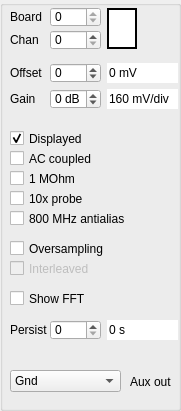
      <widget class="QGroupBox" name="channelgroupBox_4">
       <property name="geometry">
        <rect>
         <x>0</x>
         <y>0</y>
         <width>181</width>
         <height>411</height>
        </rect>
       </property>
       <property name="font">
        <font>
         <family>Arial</family>
        </font>
       </property>
       <property name="title">
        <string/>
       </property>
       <property name="flat">
        <bool>false</bool>
       </property>
       <widget class="QSpinBox" name="chanBox">
        <property name="geometry">
         <rect>
          <x>50</x>
          <y>30</y>
          <width>51</width>
          <height>20</height>
         </rect>
        </property>
        <property name="font">
         <font>
          <family>Arial</family>
         </font>
        </property>
        <property name="maximum">
         <number>255</number>
        </property>
       </widget>
       <widget class="QLabel" name="label">
        <property name="geometry">
         <rect>
          <x>10</x>
          <y>30</y>
          <width>47</width>
          <height>20</height>
         </rect>
        </property>
        <property name="font">
         <font>
          <family>Arial</family>
         </font>
        </property>
        <property name="text">
         <string>Chan</string>
        </property>
       </widget>
       <widget class="QCheckBox" name="acdcCheck">
        <property name="geometry">
         <rect>
          <x>10</x>
          <y>150</y>
          <width>121</width>
          <height>17</height>
         </rect>
        </property>
        <property name="font">
         <font>
          <family>Arial</family>
         </font>
        </property>
        <property name="text">
         <string>AC coupled</string>
        </property>
        <property name="checked">
         <bool>false</bool>
        </property>
       </widget>
       <widget class="QCheckBox" name="ohmCheck">
        <property name="enabled">
         <bool>true</bool>
        </property>
        <property name="geometry">
         <rect>
          <x>10</x>
          <y>170</y>
          <width>121</width>
          <height>17</height>
         </rect>
        </property>
        <property name="font">
         <font>
          <family>Arial</family>
         </font>
        </property>
        <property name="text">
         <string>1 MOhm</string>
        </property>
        <property name="checkable">
         <bool>true</bool>
        </property>
       </widget>
       <widget class="QCheckBox" name="chanonCheck">
        <property name="geometry">
         <rect>
          <x>10</x>
          <y>130</y>
          <width>121</width>
          <height>17</height>
         </rect>
        </property>
        <property name="font">
         <font>
          <family>Arial</family>
         </font>
        </property>
        <property name="text">
         <string>Displayed</string>
        </property>
        <property name="checked">
         <bool>true</bool>
        </property>
       </widget>
       <widget class="QCheckBox" name="oversampCheck">
        <property name="geometry">
         <rect>
          <x>10</x>
          <y>240</y>
          <width>121</width>
          <height>17</height>
         </rect>
        </property>
        <property name="font">
         <font>
          <family>Arial</family>
         </font>
        </property>
        <property name="text">
         <string>Oversampling</string>
        </property>
        <property name="checked">
         <bool>false</bool>
        </property>
       </widget>
       <widget class="QCheckBox" name="fftCheck">
        <property name="geometry">
         <rect>
          <x>10</x>
          <y>290</y>
          <width>111</width>
          <height>17</height>
         </rect>
        </property>
        <property name="font">
         <font>
          <family>Arial</family>
         </font>
        </property>
        <property name="text">
         <string>Show FFT</string>
        </property>
       </widget>
       <widget class="QLabel" name="label_11">
        <property name="geometry">
         <rect>
          <x>10</x>
          <y>63</y>
          <width>47</width>
          <height>19</height>
         </rect>
        </property>
        <property name="font">
         <font>
          <family>Arial</family>
         </font>
        </property>
        <property name="text">
         <string>Offset</string>
        </property>
       </widget>
       <widget class="QSpinBox" name="offsetBox">
        <property name="geometry">
         <rect>
          <x>50</x>
          <y>63</y>
          <width>51</width>
          <height>20</height>
         </rect>
        </property>
        <property name="font">
         <font>
          <family>Arial</family>
         </font>
        </property>
        <property name="accelerated">
         <bool>true</bool>
        </property>
        <property name="minimum">
         <number>-999</number>
        </property>
        <property name="maximum">
         <number>999</number>
        </property>
        <property name="singleStep">
         <number>10</number>
        </property>
       </widget>
       <widget class="QLabel" name="label_14">
        <property name="geometry">
         <rect>
          <x>10</x>
          <y>89</y>
          <width>47</width>
          <height>19</height>
         </rect>
        </property>
        <property name="font">
         <font>
          <family>Arial</family>
         </font>
        </property>
        <property name="text">
         <string>Gain</string>
        </property>
       </widget>
       <widget class="QSpinBox" name="gainBox">
        <property name="geometry">
         <rect>
          <x>50</x>
          <y>89</y>
          <width>51</width>
          <height>20</height>
         </rect>
        </property>
        <property name="font">
         <font>
          <family>Arial</family>
         </font>
        </property>
        <property name="suffix">
         <string> dB</string>
        </property>
        <property name="minimum">
         <number>-6</number>
        </property>
        <property name="maximum">
         <number>26</number>
        </property>
        <property name="singleStep">
         <number>6</number>
        </property>
       </widget>
       <widget class="QCheckBox" name="attCheck">
        <property name="enabled">
         <bool>true</bool>
        </property>
        <property name="geometry">
         <rect>
          <x>10</x>
          <y>210</y>
          <width>121</width>
          <height>17</height>
         </rect>
        </property>
        <property name="font">
         <font>
          <family>Arial</family>
         </font>
        </property>
        <property name="text">
         <string>800 MHz antialias</string>
        </property>
        <property name="checkable">
         <bool>true</bool>
        </property>
       </widget>
       <widget class="QSpinBox" name="boardBox">
        <property name="geometry">
         <rect>
          <x>50</x>
          <y>7</y>
          <width>51</width>
          <height>20</height>
         </rect>
        </property>
        <property name="font">
         <font>
          <family>Arial</family>
         </font>
        </property>
        <property name="maximum">
         <number>0</number>
        </property>
       </widget>
       <widget class="QLabel" name="label_18">
        <property name="geometry">
         <rect>
          <x>10</x>
          <y>7</y>
          <width>47</width>
          <height>20</height>
         </rect>
        </property>
        <property name="font">
         <font>
          <family>Arial</family>
         </font>
        </property>
        <property name="text">
         <string>Board</string>
        </property>
       </widget>
       <widget class="QCheckBox" name="tenxCheck">
        <property name="enabled">
         <bool>true</bool>
        </property>
        <property name="geometry">
         <rect>
          <x>10</x>
          <y>190</y>
          <width>121</width>
          <height>17</height>
         </rect>
        </property>
        <property name="font">
         <font>
          <family>Arial</family>
         </font>
        </property>
        <property name="text">
         <string>10x probe</string>
        </property>
        <property name="checkable">
         <bool>true</bool>
        </property>
        <property name="checked">
         <bool>false</bool>
        </property>
       </widget>
       <widget class="QTextBrowser" name="chanColor">
        <property name="geometry">
         <rect>
          <x>107</x>
          <y>8</y>
          <width>30</width>
          <height>41</height>
         </rect>
        </property>
        <property name="palette">
         <palette>
          <active>
           <colorrole role="Base">
            <brush brushstyle="SolidPattern">
             <color alpha="255">
              <red>255</red>
              <green>255</green>
              <blue>255</blue>
             </color>
            </brush>
           </colorrole>
          </active>
          <inactive>
           <colorrole role="Base">
            <brush brushstyle="SolidPattern">
             <color alpha="255">
              <red>255</red>
              <green>255</green>
              <blue>255</blue>
             </color>
            </brush>
           </colorrole>
          </inactive>
          <disabled>
           <colorrole role="Base">
            <brush brushstyle="SolidPattern">
             <color alpha="255">
              <red>240</red>
              <green>240</green>
              <blue>240</blue>
             </color>
            </brush>
           </colorrole>
          </disabled>
         </palette>
        </property>
        <property name="font">
         <font>
          <family>Arial</family>
         </font>
        </property>
        <property name="toolTip">
         <string>Color of the currently selected channel, outlined if triggering</string>
        </property>
        <property name="frameShape">
         <enum>QFrame::Box</enum>
        </property>
        <property name="frameShadow">
         <enum>QFrame::Plain</enum>
        </property>
        <property name="lineWidth">
         <number>2</number>
        </property>
       </widget>
       <widget class="QCheckBox" name="interleavedCheck">
        <property name="enabled">
         <bool>false</bool>
        </property>
        <property name="geometry">
         <rect>
          <x>10</x>
          <y>260</y>
          <width>121</width>
          <height>17</height>
         </rect>
        </property>
        <property name="font">
         <font>
          <family>Arial</family>
         </font>
        </property>
        <property name="text">
         <string>Interleaved</string>
        </property>
        <property name="checked">
         <bool>false</bool>
        </property>
       </widget>
       <widget class="QLineEdit" name="VperD">
        <property name="geometry">
         <rect>
          <x>107</x>
          <y>89</y>
          <width>71</width>
          <height>20</height>
         </rect>
        </property>
        <property name="inputMask">
         <string/>
        </property>
        <property name="text">
         <string notr="true">160 mV/div</string>
        </property>
        <property name="maxLength">
         <number>50</number>
        </property>
        <property name="frame">
         <bool>false</bool>
        </property>
        <property name="cursorPosition">
         <number>10</number>
        </property>
        <property name="readOnly">
         <bool>true</bool>
        </property>
       </widget>
       <widget class="QLineEdit" name="Voff">
        <property name="geometry">
         <rect>
          <x>107</x>
          <y>63</y>
          <width>71</width>
          <height>20</height>
         </rect>
        </property>
        <property name="inputMask">
         <string/>
        </property>
        <property name="text">
         <string notr="true">0 mV</string>
        </property>
        <property name="maxLength">
         <number>50</number>
        </property>
        <property name="frame">
         <bool>false</bool>
        </property>
        <property name="cursorPosition">
         <number>4</number>
        </property>
        <property name="readOnly">
         <bool>true</bool>
        </property>
       </widget>
       <widget class="QLabel" name="label_22">
        <property name="geometry">
         <rect>
          <x>130</x>
          <y>372</y>
          <width>47</width>
          <height>20</height>
         </rect>
        </property>
        <property name="font">
         <font>
          <family>Arial</family>
         </font>
        </property>
        <property name="text">
         <string>Aux out</string>
        </property>
       </widget>
       <widget class="QComboBox" name="Auxout_comboBox">
        <property name="geometry">
         <rect>
          <x>10</x>
          <y>370</y>
          <width>111</width>
          <height>22</height>
         </rect>
        </property>
        <property name="currentText">
         <string>Gnd</string>
        </property>
        <property name="currentIndex">
         <number>0</number>
        </property>
        <property name="maxVisibleItems">
         <number>10</number>
        </property>
        <item>
         <property name="text">
          <string>Gnd</string>
         </property>
        </item>
        <item>
         <property name="text">
          <string>Trigger</string>
         </property>
        </item>
        <item>
         <property name="text">
          <string>Square</string>
         </property>
        </item>
        <item>
         <property name="text">
          <string>Clock</string>
         </property>
        </item>
       </widget>
       <widget class="QSpinBox" name="persistTbox">
        <property name="geometry">
         <rect>
          <x>50</x>
          <y>320</y>
          <width>51</width>
          <height>20</height>
         </rect>
        </property>
        <property name="font">
         <font>
          <family>Arial</family>
         </font>
        </property>
        <property name="toolTip">
         <string>50*2^x milliseconds</string>
        </property>
        <property name="accelerated">
         <bool>false</bool>
        </property>
        <property name="suffix">
         <string/>
        </property>
        <property name="minimum">
         <number>0</number>
        </property>
        <property name="maximum">
         <number>12</number>
        </property>
        <property name="value">
         <number>0</number>
        </property>
       </widget>
       <widget class="QLineEdit" name="persistText">
        <property name="geometry">
         <rect>
          <x>107</x>
          <y>320</y>
          <width>71</width>
          <height>20</height>
         </rect>
        </property>
        <property name="inputMask">
         <string/>
        </property>
        <property name="text">
         <string notr="true">0 s</string>
        </property>
        <property name="maxLength">
         <number>50</number>
        </property>
        <property name="frame">
         <bool>false</bool>
        </property>
        <property name="cursorPosition">
         <number>3</number>
        </property>
        <property name="readOnly">
         <bool>true</bool>
        </property>
       </widget>
       <widget class="QLabel" name="label_13">
        <property name="geometry">
         <rect>
          <x>10</x>
          <y>320</y>
          <width>47</width>
          <height>19</height>
         </rect>
        </property>
        <property name="font">
         <font>
          <family>Arial</family>
         </font>
        </property>
        <property name="text">
         <string>Persist</string>
        </property>
       </widget>
      </widget>
